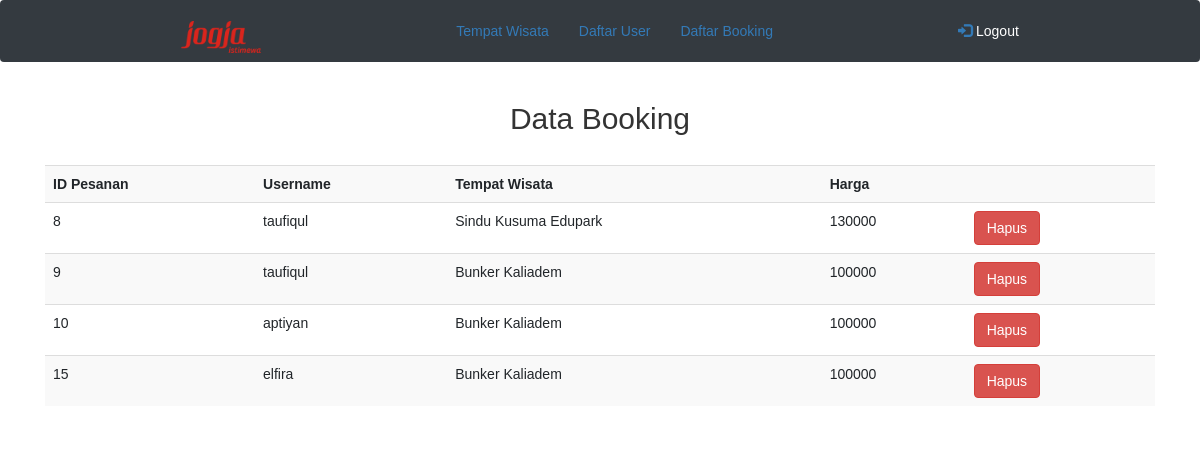
The app's page /admin_booking.php (signed in) with its own data.
### tables this page shows
CREATE TABLE `booking` (
  `id_pesanan` int(11) NOT NULL,
  `username` varchar(20) NOT NULL,
  `id_wisata` int(11) NOT NULL
);

CREATE TABLE `wisata` (
  `id_wisata` int(11) NOT NULL,
  `nama_wisata` varchar(60) NOT NULL,
  `deskripsi` varchar(256) NOT NULL,
  `foto` varchar(256) NOT NULL,
  `harga` int(11) NOT NULL
);

### admin_booking.php (the view, shortened to what this page needs)
<!DOCTYPE html>
<html>
<head>
	<link rel="stylesheet" href="https://stackpath.bootstrapcdn.com/bootstrap/4.3.1/css/bootstrap.min.css">
	<link rel="stylesheet" href="https://maxcdn.bootstrapcdn.com/bootstrap/3.4.0/css/bootstrap.min.css">
	<link rel="stylesheet" href="style.css">
</head>
</head>
<body>
	<?php
    include 'koneksi.php';
		$query = "select b.id_pesanan,b.username,a.nama_wisata,a.harga from booking b,wisata a where b.id_wisata=a.id_wisata order by b.id_pesanan asc";
		$result = mysqli_query($koneksi,$query);
  	?>
	<nav class="navbar navbar-expand-sm bg-dark navbar-dark sticky-top">
	<div class="container-fluid">
		<a class="navbar-brand" href="admin_home.php"><img src="images/logo.png" alt="logo" style="width:80px;"></a>
    <ul class="nav navbar-nav">
      <li class="active"><a href="admin_wisata.php">Tempat Wisata</a></li>
      <li><a href="admin_user.php">Daftar User</a></li>
      <li><a href="admin_booking.php">Daftar Booking</a></li>
    </ul>
    <ul class="nav navbar-nav navbar-right">
      <li><a href="logout.php"><span class="glyphicon glyphicon-log-in"></span><font color="white"> Logout</font></a></li>
    </ul>
  	</div>
	</nav>
	<div class="container">
		<center><h2>Data Booking</font></h2></center>
		<br>
		<table class="table table-striped">
			<tr>
				<th>ID Pesanan</th>
				<th>Username</th>
				<th>Tempat Wisata</th>
				<th>Harga</th>
				<th></th>
			</tr>
			<?php
				while ($data = mysqli_fetch_array($result)) {
			?>
			<tr>
				<td><?php echo $data['id_pesanan']; ?></td>
				<td><?php echo $data['username']; ?></td>
				<td><?php echo $data['nama_wisata']; ?></td>
				<td><?php echo $data['harga']; ?></td>
				<td>
				<a href="admin_proses_hapus_booking.php?id=<?php echo $data['id_pesanan'] ?>" class="btn btn-danger">Hapus</a></td>
			</tr>
			<?php
			}
			?>
		</table>
	</div>
</body>
</html>

### style.css (style rules this page uses)
body { font-family: sans-serif; }

### records on screen
booking: id_pesanan "8", username "taufiqul", id_wisata.nama_wisata "Sindu Kusuma Edupark", id_wisata.harga "130000"
booking: id_pesanan "9", username "taufiqul", id_wisata.nama_wisata "Bunker Kaliadem", id_wisata.harga "100000"
booking: id_pesanan "10", username "aptiyan", id_wisata.nama_wisata "Bunker Kaliadem", id_wisata.harga "100000"
booking: id_pesanan "15", username "elfira", id_wisata.nama_wisata "Bunker Kaliadem", id_wisata.harga "100000"
